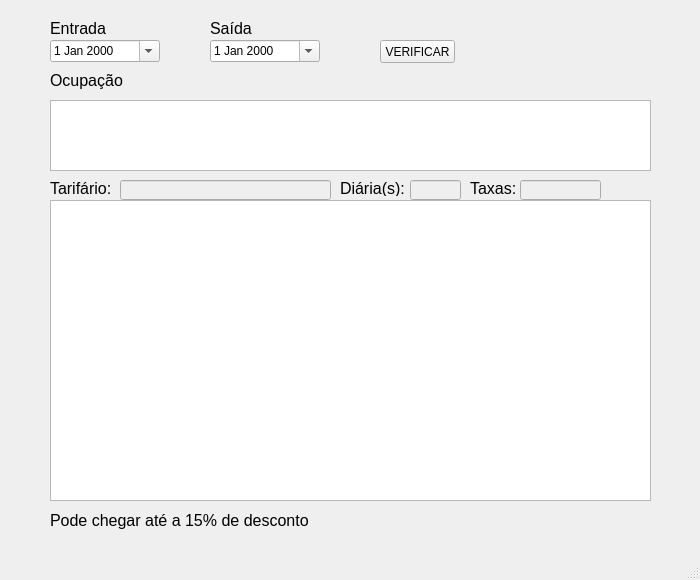
<?xml version="1.0" encoding="UTF-8"?>
<ui version="4.0">
 <class>MainWindow</class>
 <widget class="QMainWindow" name="MainWindow">
  <property name="geometry">
   <rect>
    <x>0</x>
    <y>0</y>
    <width>700</width>
    <height>580</height>
   </rect>
  </property>
  <property name="windowTitle">
   <string>Tarifário Fácil</string>
  </property>
  <widget class="QWidget" name="centralwidget">
   <widget class="QDateEdit" name="dateEditEntrada">
    <property name="geometry">
     <rect>
      <x>50</x>
      <y>40</y>
      <width>110</width>
      <height>22</height>
     </rect>
    </property>
    <property name="calendarPopup">
     <bool>true</bool>
    </property>
   </widget>
   <widget class="QDateEdit" name="dateEditSaida">
    <property name="geometry">
     <rect>
      <x>210</x>
      <y>40</y>
      <width>110</width>
      <height>22</height>
     </rect>
    </property>
    <property name="calendarPopup">
     <bool>true</bool>
    </property>
   </widget>
   <widget class="QLabel" name="labelEntrada">
    <property name="geometry">
     <rect>
      <x>50</x>
      <y>20</y>
      <width>111</width>
      <height>16</height>
     </rect>
    </property>
    <property name="font">
     <font>
      <pointsize>12</pointsize>
     </font>
    </property>
    <property name="text">
     <string>Entrada</string>
    </property>
   </widget>
   <widget class="QLabel" name="labelEntrada_2">
    <property name="geometry">
     <rect>
      <x>210</x>
      <y>20</y>
      <width>111</width>
      <height>16</height>
     </rect>
    </property>
    <property name="font">
     <font>
      <pointsize>12</pointsize>
     </font>
    </property>
    <property name="text">
     <string>Saída</string>
    </property>
   </widget>
   <widget class="QPushButton" name="pushButtonVerificar">
    <property name="geometry">
     <rect>
      <x>380</x>
      <y>40</y>
      <width>75</width>
      <height>23</height>
     </rect>
    </property>
    <property name="text">
     <string>VERIFICAR</string>
    </property>
   </widget>
   <widget class="QLabel" name="labelOcupacao">
    <property name="geometry">
     <rect>
      <x>50</x>
      <y>70</y>
      <width>111</width>
      <height>21</height>
     </rect>
    </property>
    <property name="font">
     <font>
      <pointsize>12</pointsize>
     </font>
    </property>
    <property name="text">
     <string>Ocupação</string>
    </property>
   </widget>
   <widget class="QLabel" name="labelTarifario">
    <property name="geometry">
     <rect>
      <x>50</x>
      <y>180</y>
      <width>71</width>
      <height>16</height>
     </rect>
    </property>
    <property name="font">
     <font>
      <pointsize>12</pointsize>
     </font>
    </property>
    <property name="text">
     <string>Tarifário:</string>
    </property>
   </widget>
   <widget class="QTableWidget" name="tableWidgetOcupacao">
    <property name="geometry">
     <rect>
      <x>50</x>
      <y>100</y>
      <width>601</width>
      <height>71</height>
     </rect>
    </property>
   </widget>
   <widget class="QTableWidget" name="tableWidgetTarifario">
    <property name="geometry">
     <rect>
      <x>50</x>
      <y>200</y>
      <width>601</width>
      <height>301</height>
     </rect>
    </property>
   </widget>
   <widget class="QLineEdit" name="lineEditTarifario">
    <property name="enabled">
     <bool>false</bool>
    </property>
    <property name="geometry">
     <rect>
      <x>120</x>
      <y>180</y>
      <width>211</width>
      <height>20</height>
     </rect>
    </property>
   </widget>
   <widget class="QLineEdit" name="lineEditDiarias">
    <property name="enabled">
     <bool>false</bool>
    </property>
    <property name="geometry">
     <rect>
      <x>410</x>
      <y>180</y>
      <width>51</width>
      <height>20</height>
     </rect>
    </property>
   </widget>
   <widget class="QLabel" name="labelDiarias">
    <property name="geometry">
     <rect>
      <x>340</x>
      <y>180</y>
      <width>71</width>
      <height>16</height>
     </rect>
    </property>
    <property name="font">
     <font>
      <pointsize>12</pointsize>
     </font>
    </property>
    <property name="text">
     <string>Diária(s):</string>
    </property>
   </widget>
   <widget class="QLabel" name="labelDesconto">
    <property name="geometry">
     <rect>
      <x>50</x>
      <y>510</y>
      <width>261</width>
      <height>21</height>
     </rect>
    </property>
    <property name="font">
     <font>
      <pointsize>12</pointsize>
     </font>
    </property>
    <property name="text">
     <string>Pode chegar até a 15% de desconto</string>
    </property>
   </widget>
   <widget class="QLabel" name="labelTaxas">
    <property name="geometry">
     <rect>
      <x>470</x>
      <y>180</y>
      <width>51</width>
      <height>16</height>
     </rect>
    </property>
    <property name="font">
     <font>
      <pointsize>12</pointsize>
     </font>
    </property>
    <property name="text">
     <string>Taxas:</string>
    </property>
   </widget>
   <widget class="QLineEdit" name="lineEditTaxas">
    <property name="enabled">
     <bool>false</bool>
    </property>
    <property name="geometry">
     <rect>
      <x>520</x>
      <y>180</y>
      <width>81</width>
      <height>20</height>
     </rect>
    </property>
   </widget>
  </widget>
  <widget class="QMenuBar" name="menubar">
   <property name="geometry">
    <rect>
     <x>0</x>
     <y>0</y>
     <width>700</width>
     <height>21</height>
    </rect>
   </property>
  </widget>
  <widget class="QStatusBar" name="statusbar"/>
 </widget>
 <resources/>
 <connections/>
</ui>
